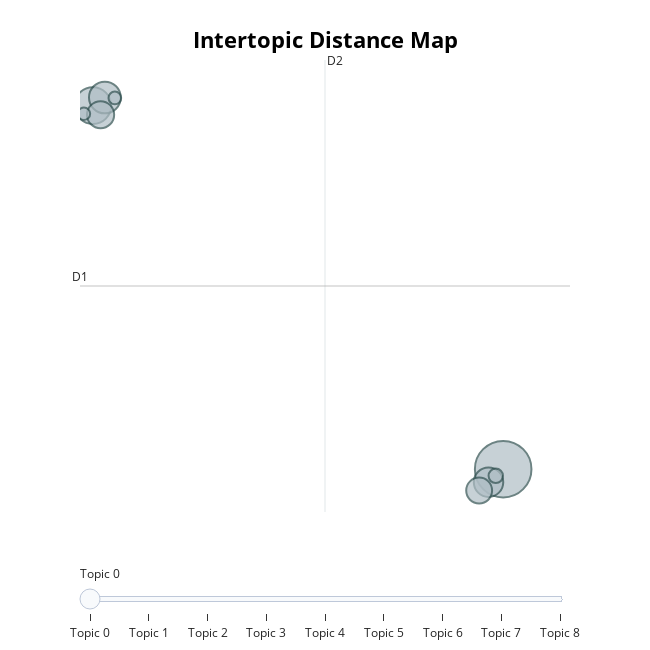

The notebook cell saved with this chart:
### Markdown cell above
<H3>VISUALISASI PERSEBARAN TOPIK</H3>

### Code cell
topic_model.visualize_topics()

### Figure 1 — Plotly figure (JSON) as saved in the notebook; plotly's stock layout.template omitted (floating-point values rounded to 4 significant figures)
{"data": [{"customdata": [[0, "aplikasi | login | buka | aplikasinya | update", 1963], [1, "game | ping | main | youtube | stabil", 829], [2, "mode | sinyal | pesawat | sinyalnya | ilang", 618], [3, "kartu | pembayaran | sim | transaksi | bayar", 531], [4, "mbps | unlimited | gb | fup | kecepatan", 453], [5, "murah | harga | promo | mudah | bagus", 411], [6, "cs | email | chat | respon | sms", 128], [7, "pulsa | pulsanya | konter | kesedot | isi", 99], [8, "apk | susah | ngelag | buka | dana", 95]], "hovertemplate": "<b>Topic %{customdata[0]}</b><br>%{customdata[1]}<br>Size: %{customdata[2]}", "legendgroup": "", "marker": {"color": "#B0BEC5", "line": {"color": "DarkSlateGrey", "width": 2}, "size": [1963, 829, 618, 531, 453, 411, 128, 99, 95], "sizemode": "area", "sizeref": 1.227, "symbol": "circle"}, "mode": "markers", "name": "", "orientation": "v", "showlegend": false, "type": "scatter", "x": [22.41, 1.773, 2.376, 21.67, 2.16, 21.2, 22.04, 2.877, 1.324], "xaxis": "x", "y": [-6.829, 13.58, 14.03, -7.561, 13.07, -8.03, -7.203, 14.01, 13.12], "yaxis": "y"}], "layout": {"annotations": [{"showarrow": false, "text": "D1", "x": 1.125, "y": 3.452, "yshift": 10}, {"showarrow": false, "text": "D2", "x": 13.45, "xshift": 10, "y": 16.14}], "height": 650, "hoverlabel": {"bgcolor": "white", "font": {"family": "Rockwell", "size": 16}}, "legend": {"itemsizing": "constant", "tracegroupgap": 0}, "margin": {"t": 60}, "shapes": [{"line": {"color": "#CFD8DC", "width": 2}, "type": "line", "x0": 13.45, "x1": 13.45, "y0": -9.234, "y1": 16.14}, {"line": {"color": "#9E9E9E", "width": 2}, "type": "line", "x0": 1.125, "x1": 25.77, "y0": 3.452, "y1": 3.452}], "sliders": [{"active": 0, "pad": {"t": 50}, "steps": [{"args": [{"marker.color": [["red", "#B0BEC5", "#B0BEC5", "#B0BEC5", "#B0BEC5", "#B0BEC5", "#B0BEC5", "#B0BEC5", "#B0BEC5"]]}], "label": "Topic 0", "method": "update"}, {"args": [{"marker.color": [["#B0BEC5", "red", "#B0BEC5", "#B0BEC5", "#B0BEC5", "#B0BEC5", "#B0BEC5", "#B0BEC5", "#B0BEC5"]]}], "label": "Topic 1", "method": "update"}, {"args": [{"marker.color": [["#B0BEC5", "#B0BEC5", "red", "#B0BEC5", "#B0BEC5", "#B0BEC5", "#B0BEC5", "#B0BEC5", "#B0BEC5"]]}], "label": "Topic 2", "method": "update"}, {"args": [{"marker.color": [["#B0BEC5", "#B0BEC5", "#B0BEC5", "red", "#B0BEC5", "#B0BEC5", "#B0BEC5", "#B0BEC5", "#B0BEC5"]]}], "label": "Topic 3", "method": "update"}, {"args": [{"marker.color": [["#B0BEC5", "#B0BEC5", "#B0BEC5", "#B0BEC5", "red", "#B0BEC5", "#B0BEC5", "#B0BEC5", "#B0BEC5"]]}], "label": "Topic 4", "method": "update"}, {"args": [{"marker.color": [["#B0BEC5", "#B0BEC5", "#B0BEC5", "#B0BEC5", "#B0BEC5", "red", "#B0BEC5", "#B0BEC5", "#B0BEC5"]]}], "label": "Topic 5", "method": "update"}, {"args": [{"marker.color": [["#B0BEC5", "#B0BEC5", "#B0BEC5", "#B0BEC5", "#B0BEC5", "#B0BEC5", "red", "#B0BEC5", "#B0BEC5"]]}], "label": "Topic 6", "method": "update"}, {"args": [{"marker.color": [["#B0BEC5", "#B0BEC5", "#B0BEC5", "#B0BEC5", "#B0BEC5", "#B0BEC5", "#B0BEC5", "red", "#B0BEC5"]]}], "label": "Topic 7", "method": "update"}, {"args": [{"marker.color": [["#B0BEC5", "#B0BEC5", "#B0BEC5", "#B0BEC5", "#B0BEC5", "#B0BEC5", "#B0BEC5", "#B0BEC5", "red"]]}], "label": "Topic 8", "method": "update"}]}], "title": {"font": {"color": "Black", "size": 22}, "text": "<b>Intertopic Distance Map</b>", "x": 0.5, "xanchor": "center", "y": 0.95, "yanchor": "top"}, "width": 650, "xaxis": {"anchor": "y", "domain": [0, 1], "range": [1.125, 25.77], "title": {"text": ""}, "visible": false}, "yaxis": {"anchor": "x", "domain": [0, 1], "range": [-9.234, 16.14], "title": {"text": ""}, "visible": false}}}
